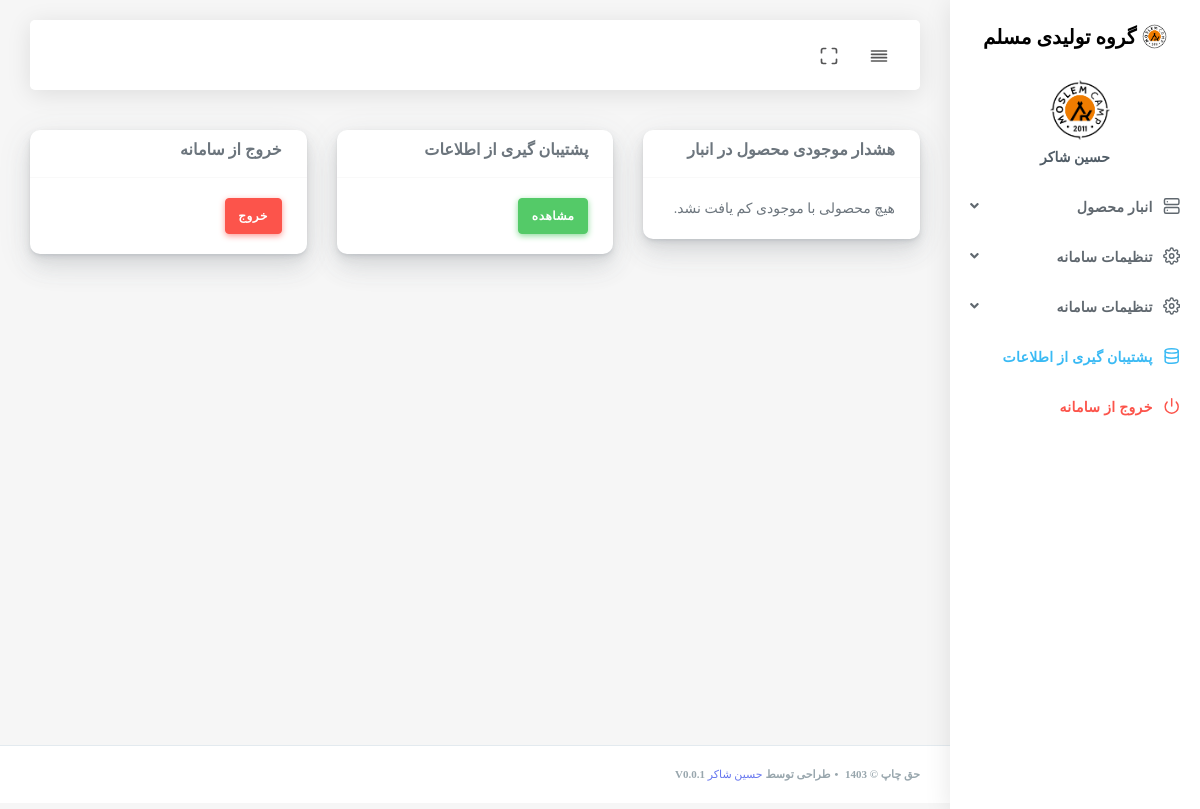
Page /index.php (signed in) on the earlier database version.
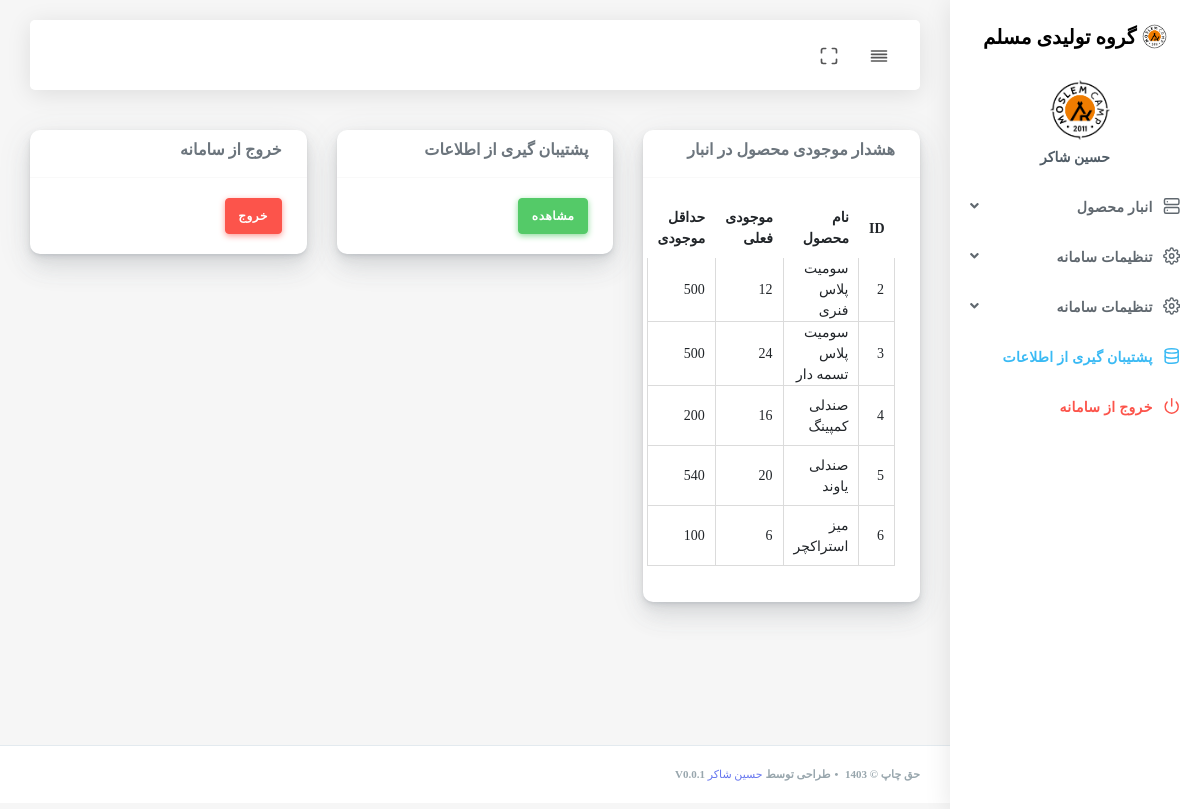
Same page on the later database version.
### tables this page shows
CREATE TABLE `options` (
  `id` int(11) NOT NULL AUTO_INCREMENT,
  `sitename` text NOT NULL,
  `logo` text NOT NULL,
  PRIMARY KEY (`id`)
);

CREATE TABLE `products` (
  `id` int(11) NOT NULL AUTO_INCREMENT,
  `product_name` text NOT NULL,
  `productqr` int(11) NOT NULL,
  `minStock` int(11) NOT NULL,
  `stock` int(11) NOT NULL,
  `pack` int(11) NOT NULL,
  PRIMARY KEY (`id`)
);

### inc/functions.php (called while the page is built)
<?php
function getColumnValue($connection, $columnName,$tablename) {
    $sql = "SELECT $columnName FROM $tablename";
    $result = mysqli_query($connection, $sql);
    $row = mysqli_fetch_assoc($result);
    return $row[$columnName];
}

### index.php (the view, shortened to what this page needs)
<?php
require_once 'header.php';
?>
<div class="main-content">
<nav class="row">
 <nav class="col-md-4">
     <nav class="card">
         <nav class="card-header">
             <h6>هشدار موجودی محصول در انبار</h6>
         </nav>
         <nav class="card-body">
         <?php
function displayLowStockProducts($connection) {
    $maxCount = 10000;
    $sql = "SELECT * FROM products WHERE stock < minStock AND stock < $maxCount";
    $result = $connection->query($sql);
    if ($result->num_rows > 0) {
        echo "<table class='table'><tr><th>ID</th><th>نام محصول</th><th>موجودی فعلی</th><th>حداقل موجودی</th></tr>";
        while($row = $result->fetch_assoc()) {
            echo "<tr><td>".$row["id"]."</td><td>".$row["product_name"]."</td><td>".$row["stock"]."</td><td>".$row["minStock"]."</td></tr>";
        }
        echo "</table>";
    } else {
        echo "هیچ محصولی با موجودی کم یافت نشد.";
    }
}
displayLowStockProducts($connection);
?>
         </nav>
     </nav>
 </nav>
    <nav class="col-md-4">
        <nav class="card">
            <nav class="card-header">
                <h6>پشتیبان گیری از اطلاعات</h6>
            </nav>
            <nav class="card-body">
                <a class="btn btn-success" href="backup.php">مشاهده</a>
            </nav>
        </nav>
    </nav>
    <nav class="col-md-4">
        <nav class="card">
            <nav class="card-header">
                <h6>خروج از سامانه</h6>
            </nav>
            <nav class="card-body">
                <a class="btn btn-danger" href="exit.php">خروج</a>
            </nav>
        </nav>
    </nav>
</nav>
</div>
<?php require_once 'footer.php';?>

### header.php (shortened to what this page needs)
<?php
$base_url2 = (isset($_SERVER['HTTPS']) && $_SERVER['HTTPS'] === 'on' ? "https" : "http") . "://" . $_SERVER['HTTP_HOST'];
$base_url=$base_url2 . '/moslem';
require_once 'database.php';
require_once 'inc/functions.php';
?>
<!DOCTYPE html>
<html lang="Fa">
<head>
    <link rel="stylesheet" href="<?php echo $base_url; ?>/assets/css/app.min.css">
    <link rel="stylesheet" href="<?php echo $base_url; ?>/assets/bundles/datatables/datatables.min.css">
    <link rel="stylesheet" href="<?php echo $base_url; ?>/assets/bundles/datatables/DataTables-1.10.16/css/dataTables.bootstrap4.min.css">
    <link rel="stylesheet" href="<?php echo $base_url; ?>/assets/bundles/jqvmap/dist/jqvmap.min.css">
    <link rel="stylesheet" href="<?php echo $base_url; ?>/assets/bundles/weather-icon/css/weather-icons.min.css">
    <link rel="stylesheet" href="<?php echo $base_url; ?>/assets/bundles/weather-icon/css/weather-icons-wind.min.css">
    <link rel="stylesheet" href="<?php echo $base_url; ?>/assets/bundles/summernote/summernote-bs4.css">
    <link rel="stylesheet" href="<?php echo $base_url; ?>/assets/bundles/bootstrap-daterangepicker/daterangepicker.css">
    <link rel="stylesheet" href="<?php echo $base_url; ?>/assets/bundles/bootstrap-colorpicker/dist/css/bootstrap-colorpicker.min.css">
    <link rel="stylesheet" href="<?php echo $base_url; ?>/assets/bundles/select2/dist/css/select2.min.css">
    <link rel="stylesheet" href="<?php echo $base_url; ?>/assets/bundles/jquery-selectric/selectric.css">
    <link rel="stylesheet" href="<?php echo $base_url; ?>/assets/bundles/bootstrap-timepicker/css/bootstrap-timepicker.min.css">
    <link rel="stylesheet" href="<?php echo $base_url; ?>/assets/bundles/bootstrap-tagsinput/dist/bootstrap-tagsinput.css">
    <link rel="stylesheet" href="<?php echo $base_url; ?>/assets/css/style.css">
    <link rel="stylesheet" href="<?php echo $base_url; ?>/assets/css/components.css">
    <link rel="stylesheet" href="<?php echo $base_url; ?>/assets/css/custom.css">
</head>
<body class="">
<div id="app">
    <div class="main-wrapper main-wrapper-1">
        <div class="navbar-bg"></div>
        <nav class="navbar navbar-expand-lg main-navbar">
            <div class="form-inline mr-auto">
                <ul class="navbar-nav mr-3">
                    <li><a href="#" data-toggle="sidebar" class="nav-link nav-link-lg
									collapse-btn"> <i data-feather="align-justify"></i></a></li>
                    <li><a href="#" class="nav-link nav-link-lg fullscreen-btn">
                            <i data-feather="maximize"></i>
                        </a></li>
                </ul>
            </div>
        </nav>
        <?php
require_once 'menu.php';
?>

### menu.php (shortened to what this page needs)
<div class="main-sidebar sidebar-style-2">
    <aside id="sidebar-wrapper">
        <div class="sidebar-brand">
            <a href="<?php echo $base_url; ?>/index.php"> <img alt="تصویر" src="<?php echo $base_url; ?>/assets/img/logo-m.png" class="header-logo"> <span class="logo-name">
                <?php
$columnName = "sitename";
$tablename="options";
$value = getColumnValue($connection, $columnName,$tablename);
echo "$value";
                ?>
            </span>
            </a>
        </div>
        <div class="sidebar-user">
            <div class="sidebar-user-picture">
                <img alt="تصویر" src="<?php echo $base_url; ?>/assets/img/logo-m.png">
            </div>
            <div class="sidebar-user-details">
                <div class="user-name"><?php echo $_SESSION["username"];?></div>
                    <?php
    $accessArray = explode(',', $_SESSION["access"]);
    ?>
            </div>
        </div>
        <ul class="sidebar-menu">
            <?php  if (in_array(6, $accessArray) || in_array(7, $accessArray) || in_array(8, $accessArray) || in_array(9, $accessArray) || in_array(10, $accessArray)) {?>
            <li class="dropdown ">
                <a href="#" class="nav-link has-dropdown"><i data-feather="server"></i><span>انبار محصول</span></a>
                <?php  } ?>
                    <?php  if (in_array(6, $accessArray) || in_array(7, $accessArray) || in_array(8, $accessArray) || in_array(9, $accessArray) || in_array(10, $accessArray)) {?>
            </li>
            <?php  } ?>
            <?php  if (in_array(20, $accessArray) || in_array(21, $accessArray) || in_array(22, $accessArray)|| in_array(25, $accessArray)|| in_array(26, $accessArray) ) {?>
            <li class="dropdown ">
                <a href="#" class="nav-link has-dropdown"><i data-feather="settings"></i><span>تنظیمات سامانه</span></a>
                <?php  } ?>
                <?php  if (in_array(20, $accessArray) || in_array(21, $accessArray) || in_array(22, $accessArray)|| in_array(25, $accessArray)|| in_array(26, $accessArray) ) {?>
            </li>
            <?php  } ?>
            <?php  if (in_array(20, $accessArray) || in_array(21, $accessArray) || in_array(22, $accessArray)|| in_array(25, $accessArray)|| in_array(26, $accessArray) ) {?>
            <li class="dropdown ">
            <a href="#" class="nav-link has-dropdown"><i data-feather="settings"></i><span>تنظیمات سامانه</span></a>
            </li>
            <?php  } ?>
            <?php if (in_array(24, $accessArray)) {?>
            <li><a class="nav-link text-info" href="<?php echo $base_url; ?>/backup.php"><i data-feather="database"></i><span>پشتیبان گیری از اطلاعات</span></a></li>
            <?php  } ?>
            <li><a class="nav-link text-danger" href="<?php echo $base_url; ?>/exit.php"><i data-feather="power"></i><span class="text-danger">خروج از سامانه</span></a></li>
        </ul>
    </aside>
</div>

### footer.php (shortened to what this page needs)
<footer class="main-footer">
    <div class="footer-left">
        حق چاپ © 1403 <div class="bullet"></div>طراحی توسط <a href="https://hshaker.ir/">حسین شاکر</a> v0.0.1
    </div>
</footer>
</div>
</div>
</body>
</html>

### header.php (style rules this page uses)
tbody>tr>td { border: 1px solid #dbdbdb; }

Differences in the rows shown:
now on this page (row edited): products: id "2", product_name "سومیت پلاس فنری", stock "12", minStock "500"
now on this page (row edited): products: id "3", product_name "سومیت پلاس تسمه دار", stock "24", minStock "500"
added products: id "4", product_name "صندلی کمپینگ", stock "16", minStock "200"
added products: id "5", product_name "صندلی یاوند", stock "20", minStock "540"
added products: id "6", product_name "میز استراکچر", stock "6", minStock "100"
Other differences:
text no longer shown: "هیچ محصولی با موجودی کم یافت نشد."
text now shown: "ID نام محصول موجودی فعلی حداقل موجودی"
